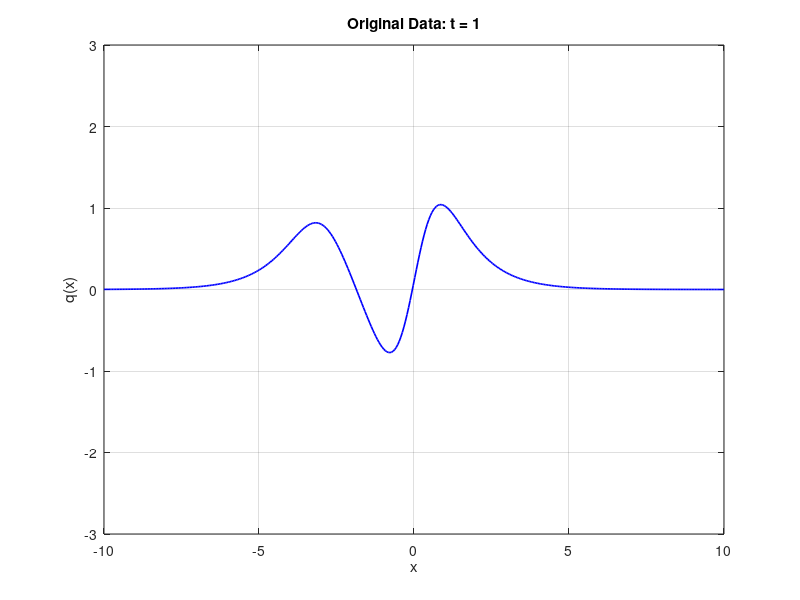

Reproduce this figure in MATLAB. (Note: this script raises an error after producing the figure.)
clear; clc; close all;

load('DATA.mat');     
whos               
X = real(XX);               
Nx = 400; Nt = size(X, 2);
whos
%% POD decomposition
X_mean = mean(X, 2);
X_fluct = X - X_mean;

C = X_fluct' * X_fluct;
[W, D] = eig(C);
[lambda, idx] = sort(diag(D), 'descend');
W = W(:, idx);
Phi = X_fluct * W;

for i = 1:Nt
    Phi(:,i) = Phi(:,i) / norm(Phi(:,i));
end

A = Phi' * X_fluct;

%% Reconstruction 
% Reconstruction with the first r modes
r = 10;
X_rec = Phi(:,1:r) * A(1:r,:) + X_mean;

% Reconstruction error assessment
rel_error = norm(X - X_rec, 'fro') / norm(X, 'fro');
fprintf('Reconstruction relative error with r = %d: %.4f\n', r, rel_error);
disp(['X is complex: ', num2str(~isreal(X))]);
disp(['X_rec is complex: ', num2str(~isreal(X_rec))]);

%% Generate GIF - original data
filename_orig = 'data_original.gif';
xgrid = linspace(-10, 10, Nx);
figure('Visible','off');

for t = 1:Nt
    plot(xgrid, X(:,t), 'b-', 'LineWidth', 1.2);
    ylim([-3, 3]);
    xlabel('x'); ylabel('q(x)');
    title(['Original Data: t = ', num2str(t)]);
    grid on;

    frame = getframe(gcf);
    [im, cm] = rgb2ind(frame2im(frame), 256);
    if t == 1
        imwrite(im, cm, filename_orig, 'gif', 'Loopcount', inf, 'DelayTime', 0.05);
    else
        imwrite(im, cm, filename_orig, 'gif', 'WriteMode', 'append', 'DelayTime', 0.05);
    end
end

%% Generate GIF - Reconstruction data
filename_rec = ['data_reconstructed_r', num2str(r), '.gif'];
figure('Visible','off');

for t = 1:Nt
    plot(xgrid, X_rec(:,t), 'r--', 'LineWidth', 1.2);
    ylim([-3, 3]);
    xlabel('x'); ylabel('q(x)');
    title(['Reconstructed Data (r = ', num2str(r), '): t = ', num2str(t)]);
    grid on;

    frame = getframe(gcf);
    [im, cm] = rgb2ind(frame2im(frame), 256);
    if t == 1
        imwrite(im, cm, filename_rec, 'gif', 'Loopcount', inf, 'DelayTime', 0.05);
    else
        imwrite(im, cm, filename_rec, 'gif', 'WriteMode', 'append', 'DelayTime', 0.05);
    end
end

disp(' GIFs saved:');
disp([' - ', filename_orig]);
disp([' - ', filename_rec]);

%% POD modes energy spectra
energy = lambda / sum(lambda);
cumulative_energy = cumsum(energy);

figure;
subplot(2,1,1);
plot(1:length(energy), energy, 'b.-');
xlabel('Mode number'); ylabel('Energy fraction');
title('POD Energy Spectrum');
grid on;

subplot(2,1,2);
plot(1:length(cumulative_energy), cumulative_energy, 'r.-');
xlabel('Mode number'); ylabel('Cumulative energy');
title('Cumulative POD Energy');
grid on;

r95 = find(cumulative_energy >= 0.95, 1);
fprintf('%d modes capture at least 95%% of total energy.\n', r95);
